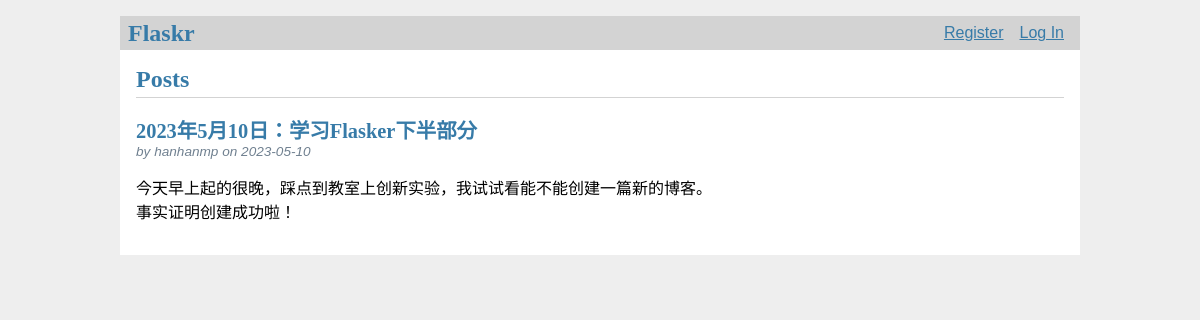
Before: / with the older database file.
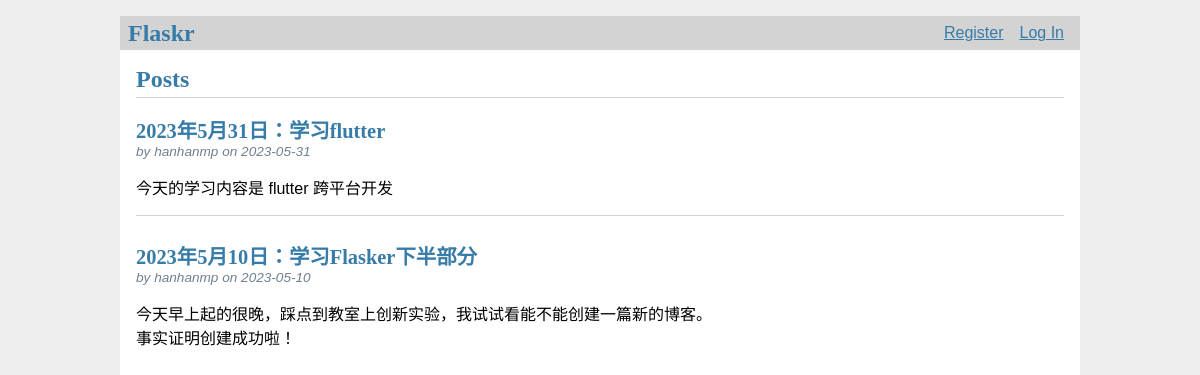
After: the same page with the newer database file.
### tables this page shows
CREATE TABLE post (
  id INTEGER PRIMARY KEY AUTOINCREMENT,
  author_id INTEGER NOT NULL,
  created TIMESTAMP NOT NULL DEFAULT CURRENT_TIMESTAMP,
  title TEXT NOT NULL,
  body TEXT NOT NULL,
  FOREIGN KEY (author_id) REFERENCES user (id)
);

CREATE TABLE user (
  id INTEGER PRIMARY KEY AUTOINCREMENT,
  username TEXT UNIQUE NOT NULL,
  password TEXT NOT NULL
);

### flaskr/blog.py (the view)
@bp.route('/')
def index():
    db = get_db()
    posts = db.execute(
        'SELECT p.id, title, body, created, author_id, username'
        ' FROM post p JOIN user u ON p.author_id = u.id'
        ' ORDER BY created DESC'
    ).fetchall()
    return render_template('blog/index.html', posts=posts)

### flaskr/auth.py (called while the page is built)
@bp.before_app_request
def load_logged_in_user():
    user_id = session.get('user_id')
    if user_id is None:
        g.user = None
    else:
        g.user = get_db().execute(
            'SELECT * FROM user WHERE id = ?', (user_id,)
        ).fetchone()

### flaskr/db.py (called while the page is built)
def get_db():
    if 'db' not in g:
        g.db = sqlite3.connect(
            current_app.config['DATABASE'],
            detect_types=sqlite3.PARSE_DECLTYPES
        )
        g.db.row_factory = sqlite3.Row
    return g.db

### flaskr/templates/blog/index.html (shortened to what this page needs)
{% extends 'base.html' %}
{% block header %}
  <h1>{% block title %}Posts{% endblock %}</h1>
{% endblock %}
{% block content %}
  {% for post in posts %}
    <article class="post">
      <header>
        <div>
          <h1>{{ post['title'] }}</h1>
          <div class="about">by {{ post['username'] }} on {{ post['created'].strftime('%Y-%m-%d') }}</div>
        </div>
      </header>
      <p class="body">{{ post['body'] }}</p>
    </article>
    {% if not loop.last %}
      <hr>
    {% endif %}
  {% endfor %}
{% endblock %}

### flaskr/templates/base.html (shortened to what this page needs)
<!doctype html>
<link rel="stylesheet" href="{{ url_for('static', filename='style.css') }}">
<nav>
  <h1>Flaskr</h1>
  <ul>
    {% if g.user %}
      <li><span>{{ g.user['username'] }}</span>
      <li><a href="{{ url_for('auth.logout') }}">Log Out</a>
    {% else %}
      <li><a href="{{ url_for('auth.register') }}">Register</a>
      <li><a href="{{ url_for('auth.login') }}">Log In</a>
    {% endif %}
  </ul>
</nav>
<section class="content">
  <header>
    {% block header %}{% endblock %}
  </header>
  {% block content %}{% endblock %}
</section>

### flaskr/static/style.css (style rules this page uses)
h1 { font-family: serif; color: #377ba8; margin: 1rem 0; }
a { color: #377ba8; }
hr { border: none; border-top: 1px solid lightgray; }
nav { background: lightgray; display: flex; align-items: center; padding: 0 0.5rem; }
nav h1 { flex: auto; margin: 0; }
nav ul { display: flex; list-style: none; margin: 0; padding: 0; }
nav ul li a, nav ul li span, header .action { display: block; padding: 0.5rem; }
.content { padding: 0 1rem 1rem; }
.content>header { border-bottom: 1px solid lightgray; display: flex; align-items: flex-end; }
.content>header h1 { flex: auto; margin: 1rem 0 0.25rem 0; }
.post>header { display: flex; align-items: flex-end; font-size: 0.85em; }
.post>header>div:first-of-type { flex: auto; }
.post>header h1 { font-size: 1.5em; margin-bottom: 0; }
.post .about { color: slategray; font-style: italic; }
.post .body { white-space: pre-line; }
.content:last-child { margin-bottom: 0; }

Changed rows visible on the page:
added post: title "2023年5月31日：学习flutter", username "hanhanmp", created "2023-05-31", body "今天的学习内容是 flutter 跨平台开发"
